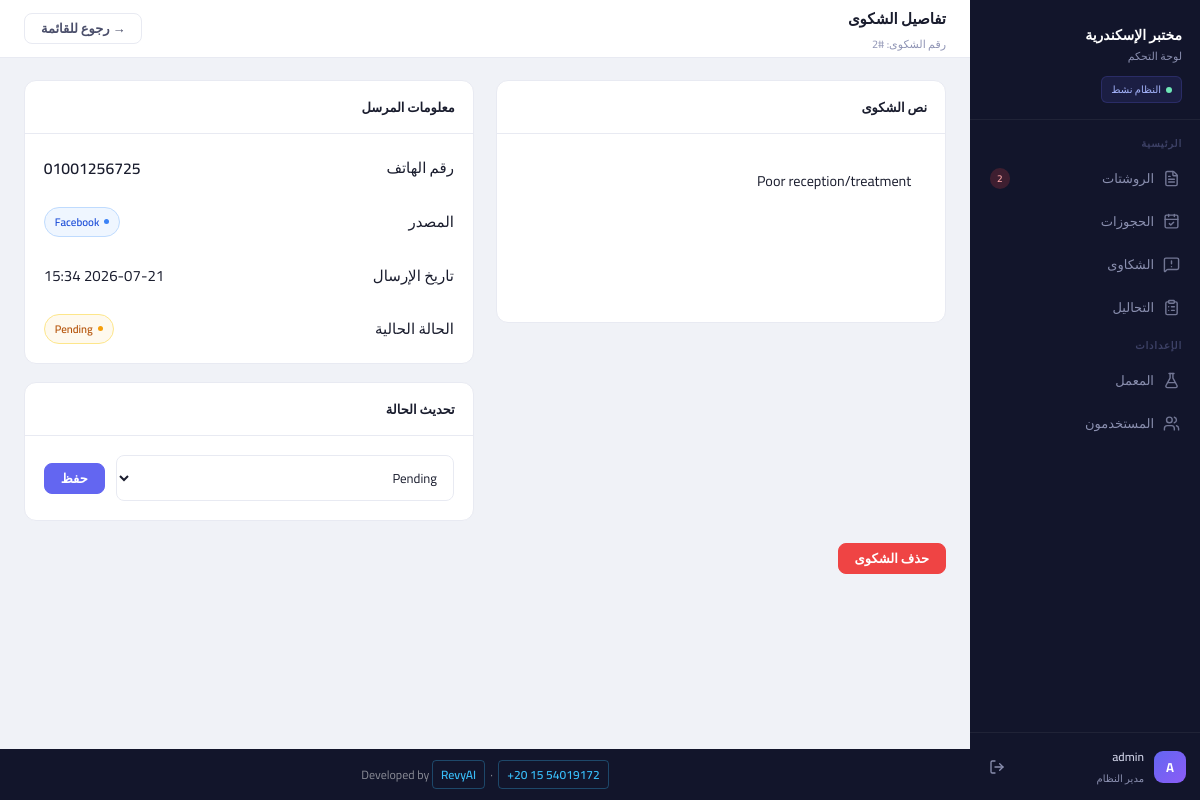
Screenshot of /complaints/2 (signed in) with the database file from the repository.
### models/models.py (models this page shows)
class User(db.Model, UserMixin):
    __tablename__ = "users"
    id = db.Column(db.Integer, primary_key=True)
    username = db.Column(db.String(50), unique=True, nullable=False)
    password = db.Column(db.String(50), nullable=False)

class Complaint(db.Model):
    __tablename__ = 'complaints'
    id = db.Column(db.Integer, primary_key=True)
    phone_number = db.Column(db.String(20), nullable=False)
    complaint_text = db.Column(db.Text, nullable=False)
    status = db.Column(db.Enum(Status), default=Status.PENDING)
    created_at = db.Column(db.DateTime, default=lambda: datetime.now(timezone.utc))
    comes_from = db.Column(db.String(100))

### app.py (the view)
@app.route('/complaints/<int:complaint_id>')
@login_required
def complaint_detail(complaint_id):
    result = ComplaintService.get_complaint_by_id(complaint_id)
    if not result.success:
        flash(result.message, 'error')
        return redirect(url_for('list_complaints'))
    return render_template('complaints/detail.html', complaint=result.complaint)

### app.py (called while the page is built)
@login_manager.user_loader
def load_user(user_id):
    return db.session.get(User, int(user_id))

@app.context_processor
def inject_globals():
    from models.models import Inquiry, Status
    try:
        pending_count = Inquiry.query.filter_by(status=Status.PENDING).count()
    except Exception:
        pending_count = 0
    return dict(pending_inquiries_count=pending_count)

### software_services/complaint_services.py (called while the page is built)
    @staticmethod
    def get_complaint_by_id(complaint_id):
        complaint = db.session.get(Complaint, complaint_id)
        if not complaint:
            return ComplaintResult(False, None, "الشكوى غير موجودة")
        return ComplaintResult(True, complaint, "تم العثور على الشكوى")

### templates/complaints/detail.html (shortened to what this page needs)
{% extends 'base.html' %}
{% block topbar_title %}تفاصيل الشكوى{% endblock %}
{% block topbar_sub %}رقم الشكوى: #{{ complaint.id }}{% endblock %}
{% block topbar_actions %}
<a href="{{ url_for('list_complaints') }}" class="btn btn-ghost">→ رجوع للقائمة</a>
{% endblock %}
{% block content %}
<div style="display:grid;grid-template-columns:1fr 1fr;gap:1.5rem;align-items:start">
  <div class="card">
    <div class="card-header">
      <span class="card-title">نص الشكوى</span>
    </div>
    <div style="padding:1.25rem">
      <pre style="background:var(--bg-hover);border:1px solid var(--border);border-radius:8px;padding:1rem;font-family:'Cairo',sans-serif;font-size:.95rem;white-space:pre-wrap;line-height:1.8;color:var(--text-primary);min-height:150px">{{ complaint.complaint_text }}</pre>
    </div>
  </div>
  <div style="display:flex;flex-direction:column;gap:1.25rem">
    <div class="card">
      <div class="card-header">
        <span class="card-title">معلومات المرسل</span>
      </div>
      <div style="padding:1.25rem;display:flex;flex-direction:column;gap:.85rem">
        <div style="display:flex;justify-content:space-between;align-items:center;padding-bottom:.75rem;border-bottom:1px solid var(--border)">
          <span class="text-muted">رقم الهاتف</span>
          <span style="font-weight:600;font-size:1.05rem">{{ complaint.phone_number }}</span>
        </div>
        <div style="display:flex;justify-content:space-between;align-items:center;padding-bottom:.75rem;border-bottom:1px solid var(--border)">
          <span class="text-muted">المصدر</span>
          <span class="pill pill-reviewed">{{ complaint.comes_from or '—' }}</span>
        </div>
        <div style="display:flex;justify-content:space-between;align-items:center;padding-bottom:.75rem;border-bottom:1px solid var(--border)">
          <span class="text-muted">تاريخ الإرسال</span>
          <span>{{ complaint.created_at.strftime('%Y-%m-%d %H:%M') if complaint.created_at else '—' }}</span>
        </div>
        <div style="display:flex;justify-content:space-between;align-items:center">
          <span class="text-muted">الحالة الحالية</span>
          <span class="pill pill-{{ complaint.status.value | lower | replace(' ', '-') }}">{{ complaint.status.value }}</span>
        </div>
      </div>
    </div>
    <div class="card">
      <div class="card-header">
        <span class="card-title">تحديث الحالة</span>
      </div>
      <div style="padding:1.25rem">
        <form method="POST" action="{{ url_for('update_complaint_status', complaint_id=complaint.id) }}" style="display:flex;gap:.75rem;align-items:center">
          <select name="status" class="form-control" style="flex:1">
            {% for s in ['Pending','Reviewed','Attended','No Show'] %}
            <option value="{{ s }}" {% if complaint.status.value == s %}selected{% endif %}>{{ s }}</option>
            {% endfor %}
          </select>
          <button type="submit" class="btn btn-primary">حفظ</button>
        </form>
      </div>
    </div>
  </div>
</div>
<div style="margin-top:1.5rem;display:flex;justify-content:flex-start">
  <form method="POST" action="{{ url_for('delete_complaint', complaint_id=complaint.id) }}"
        onsubmit="return confirm('هل أنت متأكد من حذف هذه الشكوى؟')">
    <button class="btn btn-danger">حذف الشكوى</button>
  </form>
</div>
{% endblock %}

### templates/base.html (shortened to what this page needs)
<!DOCTYPE html>
<html lang="ar" dir="rtl">
<head>
  <link rel="stylesheet" href="{{ url_for('static', filename='css/style.css') }}">
</head>
<body>
<aside class="sidebar" id="sidebar">
  <div class="sidebar-logo">
    <div class="lab-name">مختبر الإسكندرية</div>
    <div class="lab-sub">لوحة التحكم</div>
    <div class="sidebar-status">النظام نشط</div>
  </div>
  <div class="nav-section">
    <p class="nav-section-label">الرئيسية</p>
    <a href="{{ url_for('list_inquiries') }}"
       class="nav-item {% if request.endpoint == 'list_inquiries' %}active{% endif %}">
      <i data-lucide="file-text" class="nav-icon"></i>
      الروشتات
      {% if pending_inquiries_count and pending_inquiries_count > 0 %}
      <span class="nav-badge">{{ pending_inquiries_count }}</span>
      {% endif %}
    </a>
    <a href="{{ url_for('list_bookings') }}"
       class="nav-item {% if request.endpoint == 'list_bookings' %}active{% endif %}">
      <i data-lucide="calendar-check" class="nav-icon"></i>
      الحجوزات
    </a>
    <a href="{{ url_for('list_complaints') }}"
       class="nav-item {% if request.endpoint == 'list_complaints' %}active{% endif %}">
      <i data-lucide="message-square-warning" class="nav-icon"></i>
      الشكاوى
    </a>
    <a href="{{ url_for('list_services') }}"
       class="nav-item {% if request.endpoint in ['list_services','create_service','edit_service'] %}active{% endif %}">
      <i data-lucide="clipboard-list" class="nav-icon"></i>
      التحاليل
    </a>
    <p class="nav-section-label">الإعدادات</p>
    <a href="{{ url_for('laboratory_settings') }}"
       class="nav-item {% if request.endpoint == 'laboratory_settings' %}active{% endif %}">
      <i data-lucide="flask-conical" class="nav-icon"></i>
      المعمل
    </a>
    <a href="{{ url_for('users') }}"
       class="nav-item {% if request.endpoint in ['users','create_user','edit_user'] %}active{% endif %}">
      <i data-lucide="users" class="nav-icon"></i>
      المستخدمون
    </a>
  </div>
  <div class="sidebar-footer">
    <div class="sidebar-user">
      <div class="avatar">{{ current_user.username[0]|upper }}</div>
      <div class="user-info">
        <div class="user-name">{{ current_user.username }}</div>
        <div class="user-role">مدير النظام</div>
      </div>
      <a href="{{ url_for('logout') }}" class="logout-btn" title="تسجيل الخروج">
        <i data-lucide="log-out" style="width:16px;height:16px;"></i>
      </a>
    </div>
  </div>
</aside>
<div class="main-wrapper">
  <div class="topbar">
    <div class="topbar-left">
      <div class="topbar-title">{% block topbar_title %}{% endblock %}</div>
      <div class="topbar-sub">{% block topbar_sub %}{% endblock %}</div>
    </div>
    <div class="topbar-actions">
      {% block topbar_actions %}{% endblock %}
    </div>
  </div>
  <main class="main-content">
    {% block content %}{% endblock %}
  </main>
  <div class="site-footer">
    Developed by
    <a href="https://revyai.tech" target="_blank">RevyAI</a>
    &nbsp;·&nbsp;
    <a href="https://wa.me/201554019172" target="_blank">+20 15 54019172</a>
  </div>
</div>
</body>
</html>

### rows the page displays
User: username "A", username "admin"
Complaint: id "2", complaint_text "Poor reception/treatment", phone_number "01001256725", comes_from "Facebook", created_at "2026-07-21 15:34", status.value "Pending", status "Pending"

### other values shown
{{ pending_inquiries_count }} "2"
